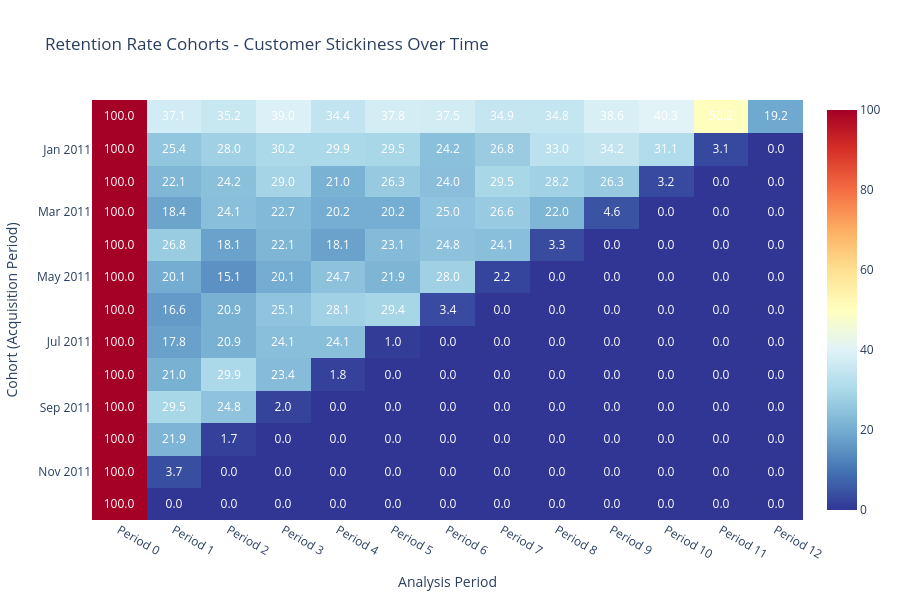

The code cell stored with this chart in its notebook:
### Code cell
# Create Retention Rate Heatmap  
retention_heatmap = plot_cohort_heatmap(
    cohort_data=retention_cohorts,
    title="Retention Rate Cohorts - Customer Stickiness Over Time",
    color_scale="RdYlBu_r",     # Red-Yellow-Blue reversed (red=low, blue=high)
    show_values=True,
    value_format=".1f",        # One decimal place for percentages
    show_colorscale=True,
    width=900,
    height=600
)

retention_heatmap.show()

print("\nRetention Rate Insights:")
print("• Blue = High retention rates (good!)")
print("• Red = Low retention rates (needs attention)")
print("• Period 0 is always 100% (baseline)")
print("• Period 1 shows immediate retention")
print("• Later periods show long-term loyalty")

### Figure 1 — Plotly figure (JSON) as saved in the notebook; plotly's stock layout.template omitted (floating-point values rounded to 4 significant figures; data arrays with more than 128 entries replaced by an {"elided": "..."} marker saying what was removed)
{"data": [{"colorscale": [[0, "rgb(49,54,149)"], [0.1, "rgb(69,117,180)"], [0.2, "rgb(116,173,209)"], [0.3, "rgb(171,217,233)"], [0.4, "rgb(224,243,248)"], [0.5, "rgb(255,255,191)"], [0.6, "rgb(254,224,144)"], [0.7, "rgb(253,174,97)"], [0.8, "rgb(244,109,67)"], [0.9, "rgb(215,48,39)"], [1, "rgb(165,0,38)"]], "hoverongaps": false, "showscale": true, "text": {"elided": "13x13 float values"}, "textfont": {"color": "white", "size": 12}, "texttemplate": "%{text:.1f}", "type": "heatmap", "x": ["Period 0", "Period 1", "Period 2", "Period 3", "Period 4", "Period 5", "Period 6", "Period 7", "Period 8", "Period 9", "Period 10", "Period 11", "Period 12"], "y": ["2010-12-01", "2011-01-01", "2011-02-01", "2011-03-01", "2011-04-01", "2011-05-01", "2011-06-01", "2011-07-01", "2011-08-01", "2011-09-01", "2011-10-01", "2011-11-01", "2011-12-01"], "z": {"elided": "13x13 float values"}}], "layout": {"font": {"size": 12}, "height": 600, "title": {"text": "Retention Rate Cohorts - Customer Stickiness Over Time"}, "width": 900, "xaxis": {"title": {"text": "Analysis Period"}}, "yaxis": {"autorange": "reversed", "title": {"text": "Cohort (Acquisition Period)"}}}}
